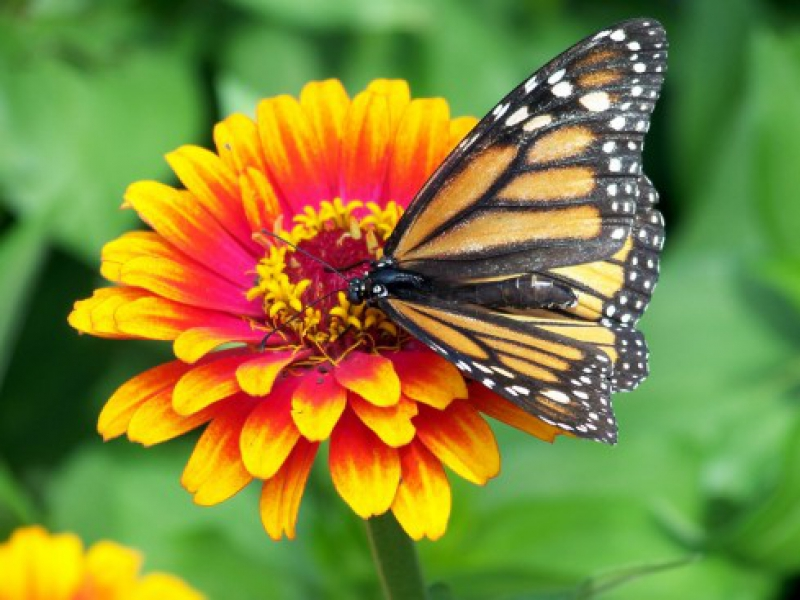
#> input picture Butterfly.jpg, 800 x 600 px, found by its file name
$ python Work3.py
#> lines starting #> are read from the running program, lines starting #| are printed output that depends on the picture
# Histogram Equalization
import cv2
import numpy as np
import matplotlib.pyplot as plt

# 1) Use color image
# Read color input image
image = cv2.imread('Butterfly.jpg')
#> image is the input picture: shape (600, 800, 3); mean B, G, R 55.8, 133.8, 128.4
image_rgb = cv2.cvtColor(image, cv2.COLOR_BGR2RGB)  # Convert BGR to RGB for display

# Show color image
plt.figure()
plt.imshow(image_rgb)
plt.title('Color Image')
plt.axis('on')
plt.show()

# Histrogram Equalization
# 1. Find histrogram
channels = cv2.split(image_rgb)
equalized_channels = []
for channel in channels:
    hist = cv2.calcHist([channel], [0], None, [256], [0, 256])
#> this loop made 3 passes
plt.bar(range(256), hist.flatten(), width=1, edgecolor='black')
plt.title('Color Image Histogram')
plt.xlabel('Pixel value')
plt.ylabel('Frequency')
plt.show()
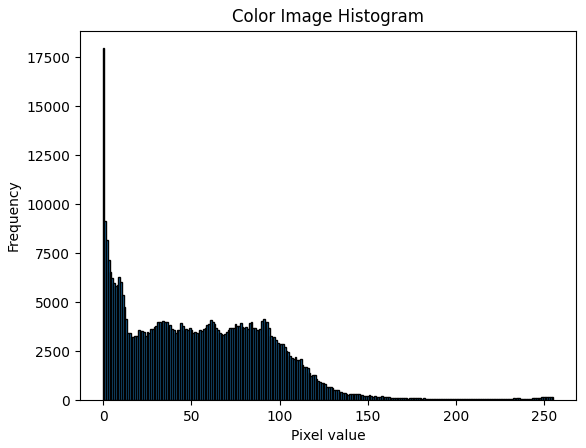
#> figure drawn by matplotlib, 1 panel; tallest bar 17973 high, from x = -0.5 to 0.5

# 2. Fins Probability Density Function
pdf = hist / np.sum(hist)
#> pdf = 256 values, max 0.0374 at index 0, min 8.33e-05 at index 219, mean 0.00391

# 3. Find Commulative Distributiion Function
cdf = np.zeros(256)
cdf[0] = pdf[0]
for i in range(1, 256):
    cdf[i] = cdf[i - 1] + pdf[i]
#> after the loop, cdf = 256 values from 0.0374 to 1

# 4. Change the gray level
cdf_normalized = (255 * cdf).astype(np.uint8)
#> cdf_normalized = 256 values from 9 to 254
equalized_channel = cdf_normalized[channel]
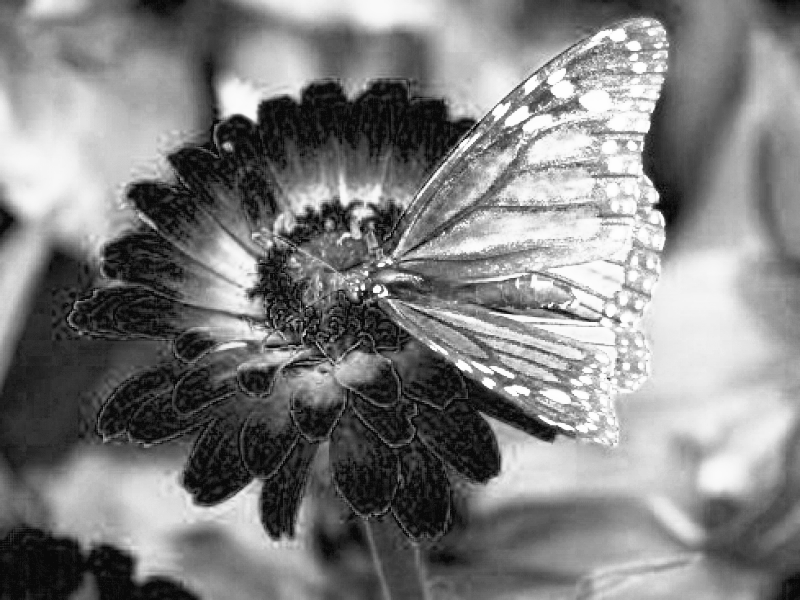
#> equalized_channel: shape (600, 800); min 9, max 254, mean 128.2
equalized_channels.append(equalized_channel)
equalized_image = cv2.merge(equalized_channels)

# 5. Show image after equalization
plt.figure()
plt.imshow(equalized_image,cmap='gray')
plt.title('Color Image Equalization')
plt.axis('on')
plt.show()

# Plot histrogram after equalization
hist = cv2.calcHist([equalized_image], [0], None, [256], [0, 256])
#> hist = 256 values, max 17973 at index 9, min 0 at index 0, mean 1875
plt.bar(range(256), hist.flatten(), width=1, edgecolor='black')
plt.title('Color Image Equalization Histogram')
plt.xlabel('Pixel value')
plt.ylabel('Frequency')
plt.show()
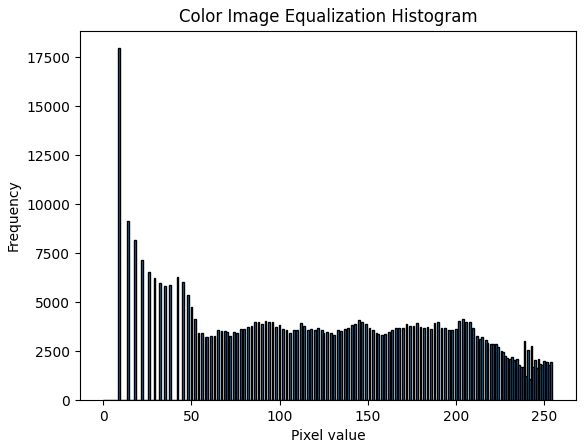
#> figure drawn by matplotlib, 1 panel; tallest bar 17973 high, from x = 8.5 to 9.5

# -------------------------------------------------------------------------------------------------------------------------------------------------
# 2) Use grayscale image
# Convert to grayscale image
grayimage = cv2.cvtColor(image, cv2.COLOR_BGR2GRAY)
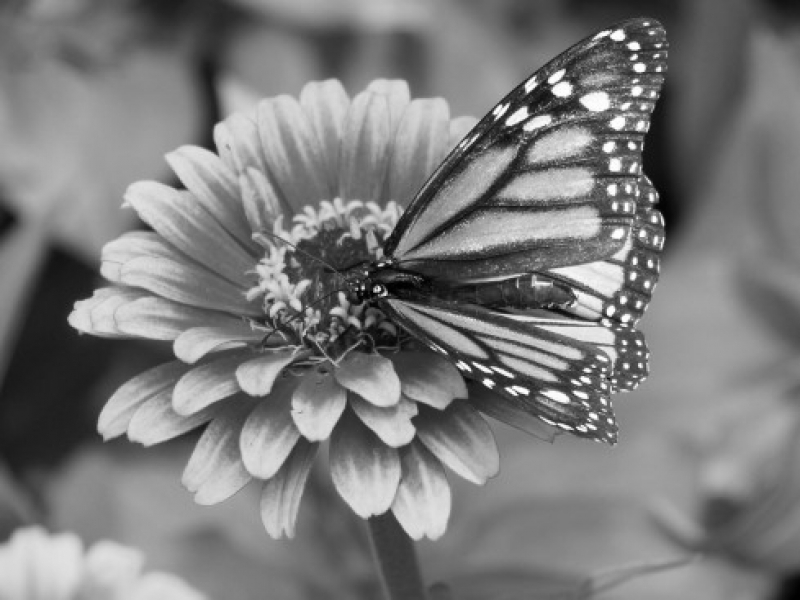
#> grayimage: shape (600, 800); min 0, max 255, mean 123.3

# Show gray-scale image
plt.figure()
plt.imshow(grayimage, cmap='gray')
plt.title('Grayscale Image')
plt.axis('on')
plt.show()

# Histogram Equalization
# 1. Find histogram
hist2 = cv2.calcHist([grayimage], [0], None, [256], [0, 256])
#> hist2 = 256 values, max 5228 at index 158, min 8 at index 0, mean 1875
plt.bar(range(256), hist2.flatten(), width=1, edgecolor='black')
plt.title('Grayscale Image Histogram')
plt.xlabel('Pixel value')
plt.ylabel('Frequency')
plt.show()
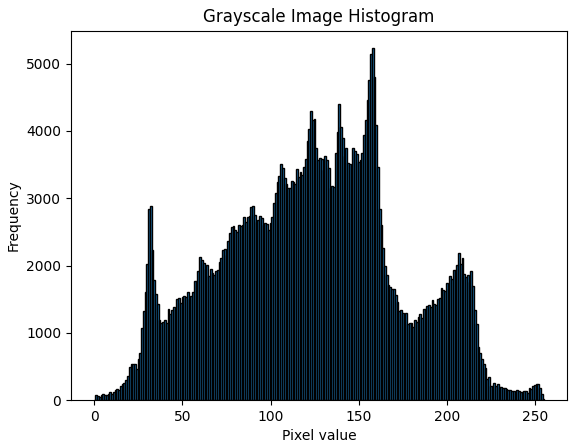
#> figure drawn by matplotlib, 1 panel; tallest bar 5228 high, from x = 157.5 to 158.5

# 2. Find Probability Density Function
pdf = hist2 / np.sum(hist2)
#> pdf = 256 values, max 0.0109 at index 158, min 1.67e-05 at index 0, mean 0.00391

# 3. Find Cumulative Distribution Function
cdf = np.zeros(256)
cdf[0] = pdf[0]
for i in range(1, 256):
    cdf[i] = cdf[i - 1] + pdf[i]
#> after the loop, cdf = 256 values from 1.67e-05 to 1

# 4. Change the gray level
cdf_normalized = (cdf * 255).astype(np.uint8)
#> cdf_normalized = 256 values from 0 to 255

# Show image after equalization
equalized_image = cdf_normalized[grayimage]
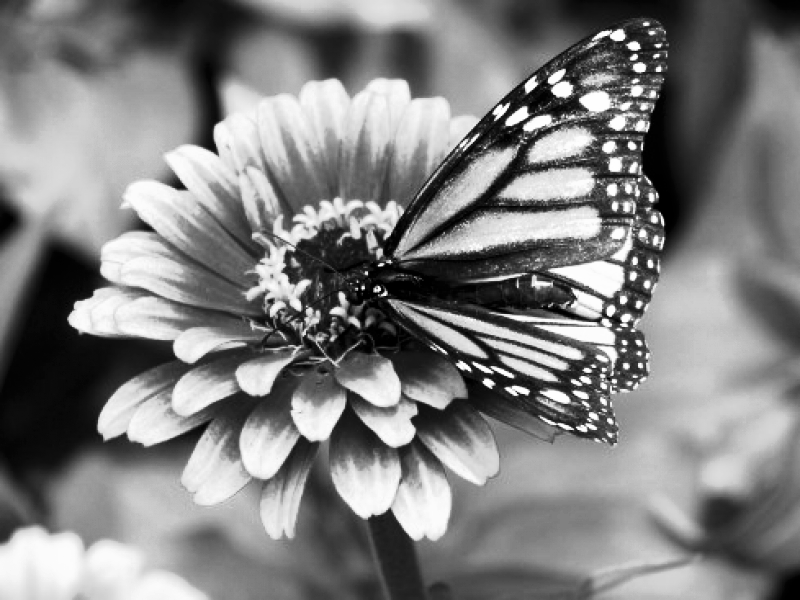
#> equalized_image: shape (600, 800); min 0, max 255, mean 127.7

plt.figure()
plt.imshow(equalized_image, cmap='gray')
plt.title('Grayscale Image Equalization')
plt.axis('on')
plt.show()

# Plot histrogram after equalization
hist = cv2.calcHist([equalized_image], [0], None, [256], [0, 256])
#> hist = 256 values, max 5228 at index 195, min 0 at index 7, mean 1875
plt.bar(range(256), hist.flatten(), width=1, edgecolor='black')
plt.title('Grayscale Image Equalization Histogram')
plt.xlabel('Pixel value')
plt.ylabel('Frequency')
plt.show()
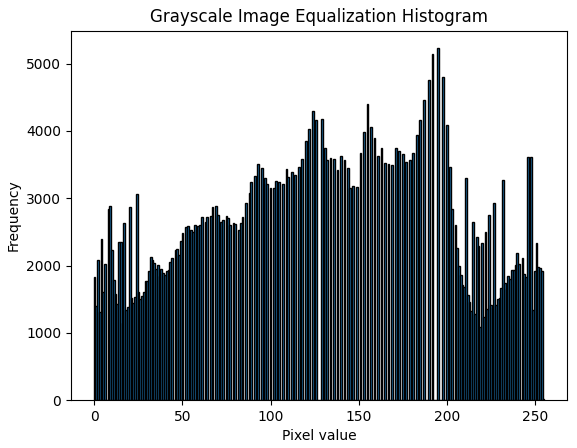
#> figure drawn by matplotlib, 1 panel; tallest bar 5228 high, from x = 194.5 to 195.5
cv2.waitKey(0)
cv2.destroyAllWindows()

$ run again, with ObjectSegProb.jpg copied over Butterfly.jpg
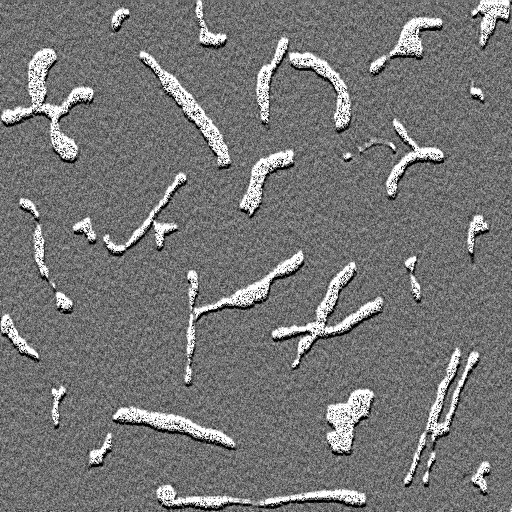
#> input picture ObjectSegProb.jpg, 512 x 512 px, found by its file name
#> image is the input picture: shape (512, 512, 3); min 0, max 255, mean 118.3
#> the loop `for channel in channels:` made 3 passes
#> pdf = 256 values, max 0.0222 at index 255, min 0.000195 at index 15, mean 0.00391
#> after the loop `for i in range(1, 256):`: cdf = 256 values from 0.00644 to 1
#> cdf_normalized = 256 values from 1 to 255
#> `equalized_channel = cdf_normalized[channel]`:
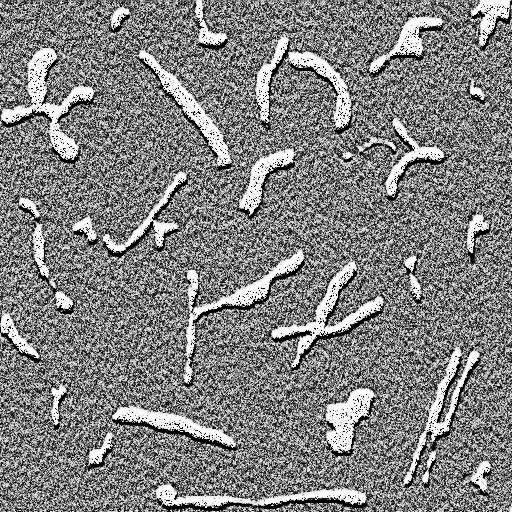
#> equalized_channel: shape (512, 512); min 1, max 255, mean 128.3
#> hist = 256 values, max 5811 at index 255, min 0 at index 0, mean 1024
#> `plt.show()`:
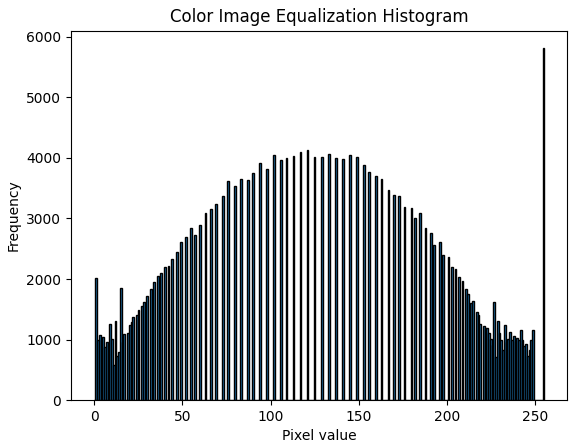
#> figure drawn by matplotlib, 1 panel; tallest bar 5811 high, from x = 254.5 to 255.5
#> hist2 = 256 values, max 5811 at index 255, min 51 at index 15, mean 1024
